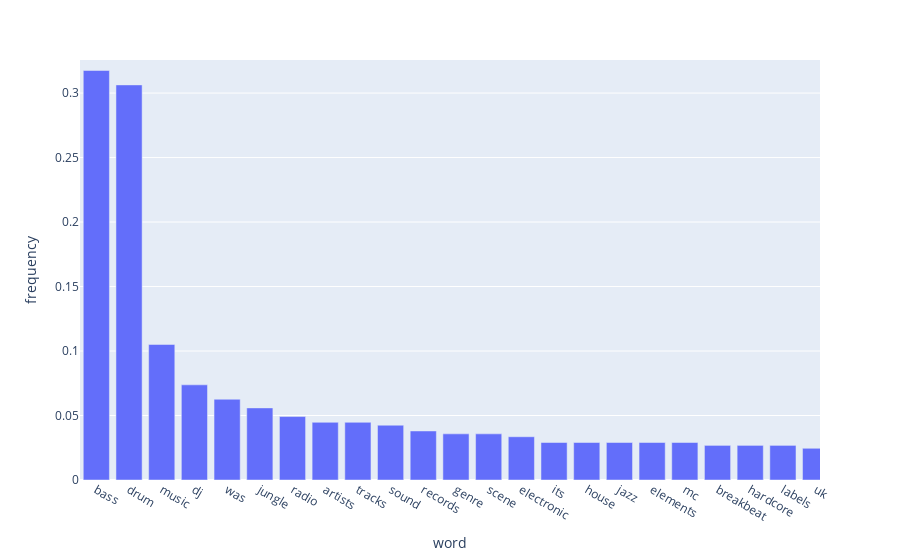

Notebook code cell kept with this figure:
### Code cell
# plot figure
fig = px.bar(d, x="word", y="frequency")
fig.show()

### Figure 1 — Plotly figure (JSON) as saved in the notebook; plotly's stock layout.template omitted (floating-point values rounded to 4 significant figures; data arrays with more than 128 entries replaced by an {"elided": "..."} marker saying what was removed)
{"data": [{"alignmentgroup": "True", "hovertemplate": "word=%{x}<br>frequency=%{y}<extra></extra>", "legendgroup": "", "marker": {"color": "#636efa"}, "name": "", "offsetgroup": "", "orientation": "v", "showlegend": false, "textposition": "auto", "type": "bar", "x": {"elided": "1842 str values"}, "xaxis": "x", "y": {"elided": "1842 float values"}, "yaxis": "y"}], "layout": {"autosize": true, "barmode": "relative", "legend": {"tracegroupgap": 0}, "margin": {"t": 60}, "xaxis": {"anchor": "y", "autorange": false, "domain": [0, 1], "range": [-0.5, 22.13], "title": {"text": "word"}, "type": "category"}, "yaxis": {"anchor": "x", "autorange": false, "domain": [0, 1], "range": [0, 0.3256], "title": {"text": "frequency"}, "type": "linear"}}}
